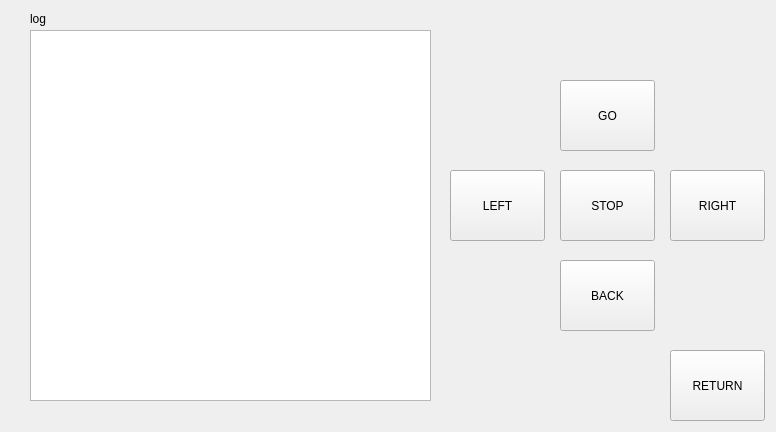
<?xml version="1.0" encoding="UTF-8"?>
<ui version="4.0">
 <class>Form</class>
 <widget class="QWidget" name="Form">
  <property name="geometry">
   <rect>
    <x>0</x>
    <y>0</y>
    <width>776</width>
    <height>432</height>
   </rect>
  </property>
  <property name="windowTitle">
   <string>Form</string>
  </property>
  <widget class="QListWidget" name="listWidget">
   <property name="geometry">
    <rect>
     <x>30</x>
     <y>30</y>
     <width>401</width>
     <height>371</height>
    </rect>
   </property>
  </widget>
  <widget class="QPushButton" name="btn_go">
   <property name="geometry">
    <rect>
     <x>560</x>
     <y>80</y>
     <width>95</width>
     <height>71</height>
    </rect>
   </property>
   <property name="text">
    <string>GO</string>
   </property>
  </widget>
  <widget class="QPushButton" name="btn_stop">
   <property name="geometry">
    <rect>
     <x>560</x>
     <y>170</y>
     <width>95</width>
     <height>71</height>
    </rect>
   </property>
   <property name="text">
    <string>STOP</string>
   </property>
  </widget>
  <widget class="QPushButton" name="btn_back">
   <property name="geometry">
    <rect>
     <x>560</x>
     <y>260</y>
     <width>95</width>
     <height>71</height>
    </rect>
   </property>
   <property name="text">
    <string>BACK</string>
   </property>
  </widget>
  <widget class="QPushButton" name="btn_right">
   <property name="geometry">
    <rect>
     <x>670</x>
     <y>170</y>
     <width>95</width>
     <height>71</height>
    </rect>
   </property>
   <property name="text">
    <string>RIGHT</string>
   </property>
  </widget>
  <widget class="QPushButton" name="btn_left">
   <property name="geometry">
    <rect>
     <x>450</x>
     <y>170</y>
     <width>95</width>
     <height>71</height>
    </rect>
   </property>
   <property name="text">
    <string>LEFT</string>
   </property>
  </widget>
  <widget class="QLabel" name="label">
   <property name="geometry">
    <rect>
     <x>30</x>
     <y>10</y>
     <width>67</width>
     <height>17</height>
    </rect>
   </property>
   <property name="text">
    <string>log</string>
   </property>
  </widget>
  <widget class="QPushButton" name="btn_return">
   <property name="geometry">
    <rect>
     <x>670</x>
     <y>350</y>
     <width>95</width>
     <height>71</height>
    </rect>
   </property>
   <property name="text">
    <string>RETURN</string>
   </property>
  </widget>
 </widget>
 <resources/>
 <connections/>
</ui>
